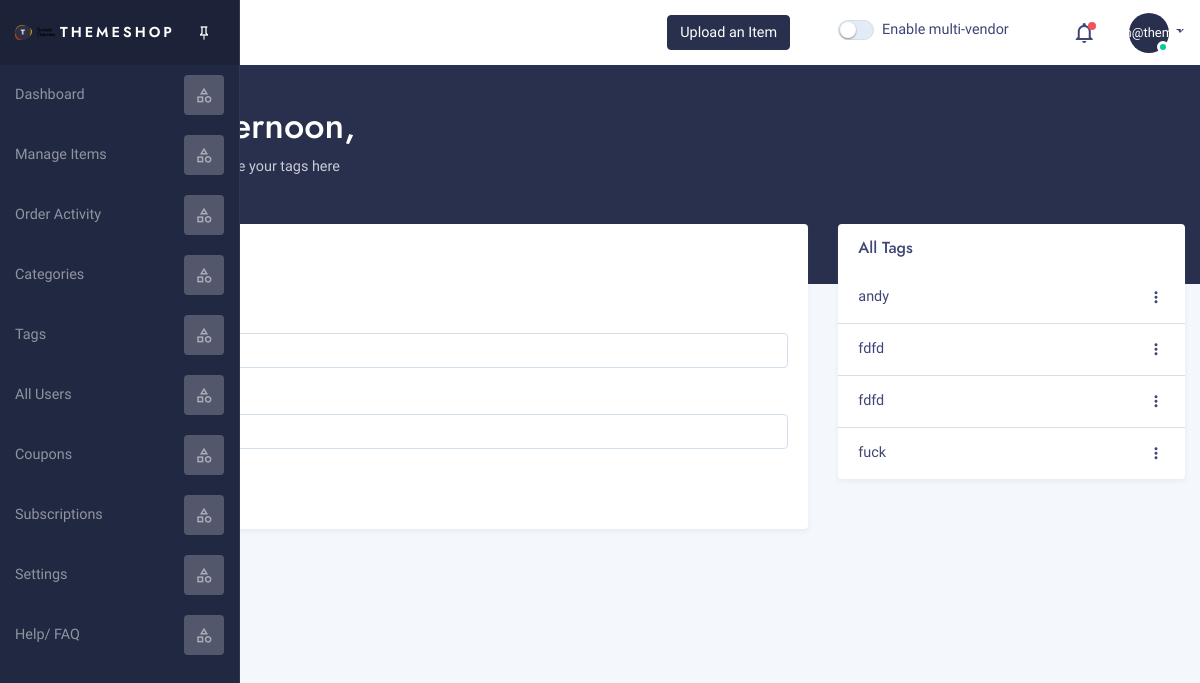
Screenshot of /tags/ (signed in) with the database file from the repository.
### home/models.py (models this page shows, shortened)
class Tag(models.Model):
    tag_name = models.CharField(max_length=100)
    slug = models.CharField(max_length=50)
    dtime = models.TimeField(auto_now=True)

### home/views.py (the view)
# urls.py: path('tags/', views.tags, name='tags'),
def tags(request):
    if request.user.is_superuser:
        tags = Tag.objects.order_by('tag_name')[:10]
        return render(request, 'tags.html', {'tags': tags})
    else:
        return redirect('login')

### templates/tags.html (shortened to what this page needs)
{% extends 'base.html' %}
{% load static %}
    {% block content %}
        <section class="admin-content">
                <div class=" bg-dark m-b-30 bg-stars">
                    <div class="container">
                        <div class="row">
                            <div class="col-md-8 m-auto text-white p-t-40 p-b-90">
                                <h1><span class="js-greeting"></span>, {{ name }} </h1>
                                <p class="opacity-75">
                                    Add, Remove and Update your tags here <br>
                                </p>
                            </div>
                            <div class="col-md-4 m-auto text-white p-t-40 p-b-90">
                            </div>
                        </div>
                    </div>
                </div>
                <div class="container pull-up">
                    <div class="row">
                        <div class="col-lg-8">
                            <div class="card m-b-30">
                                <div class="card-header">
                                    <h5 class="m-b-0">
                                    </h5>
                                    <p class="m-b-0 text-muted">
                                    </p>
                                </div>
                                <div class="card-body ">
                                    <form action="{% url 'home:tags' %}add/" method="post">
                                        <div class="form-row">
                                            <div class="form-group col-md-12">
                                                <label for="inputEmail4">Tag Name</label>
                                                <input type="text" class="form-control" name="tag" required id="inputEmail4" placeholder="Tag">
                                            </div>
                                            <div class="form-group col-md-12">
                                                <label for="inputPassword4">Slug</label>
                                                <input type="text" class="form-control" name="slug" placeholder="-- slug --">
                                            </div>
                                        </div>
                                        <div class="form-group">
                                            <button class="btn btn-primary">Add</button>
                                        </div>
                                    </form>
                                </div>
                            </div>
                        </div>
                        <div class="col-lg-4 m-b-30">
                            <div class="card ">
                                <div class="card-header">
                                    <div class="card-title">All Tags</div>
                                </div>
                                <div class="list-group list-group-flush ">
                                    {% if tags %}
                                        {% for tag in tags %}
                                            <div class="list-group-item d-flex  align-items-center">
                                                <div class="">
                                                    <div>{{ tag.tag_name }}</div>
                                                </div>
                                                <div class="ml-auto">
                                                    <div class="dropdown">
                                                        <a href="#" data-toggle="dropdown" aria-haspopup="true" aria-expanded="false">
                                                            <i class="mdi  mdi-dots-vertical mdi-18px"></i> </a>
                                                    </div>
                                                </div>
                                            </div>
                                        {% endfor %}
                                    {% endif %}
                                </div>
                            </div>
                        </div>
                    </div>
                    <div class="row">
                        <div class="card-body">
                        </div>
                    </div>
                </div>
            </section>
    {% endblock %}

### templates/base.html (shortened to what this page needs)
{% load static %}
<!DOCTYPE html>
<html lang="en">
<head>
        <link rel='stylesheet' href="{% static 'assets/vendor/pace/pace.css' %}"/>
        <link rel='stylesheet' type='text/css' href='{% static "assets/css/bundles/291bbeead57f19651f311362abe809b67adc3fb5.css" %}'/>
        <link rel='stylesheet' type='text/css' href='{% static "assets/css/bundles/28c909f8c5939b3b29991049355ad3050be56f71.css" %}'/>
        <link rel='stylesheet' href='{% static "assets/css/bundles/dcd1663bd4b40ee5b03564aeb0245515dd3277b0.css" %}'/>
        <link rel='stylesheet' href='{% static "assets/fonts/jost/jost.css" %}'/>
        <link rel='stylesheet' type='text/css' href='{% static "assets/fonts/materialdesignicons/materialdesignicons.min.css" %}'/>
        <link rel='stylesheet' type='text/css' href='{% static "assets/css/atmos.min.css" %}'/>
        <link rel='stylesheet' type='text/css' href='{% static "assets/css/bundles/13fc3abb600e389b43865b1fa1697fc8f5ebf063.css" %}'/>
</head>
<body class="">
<aside class="admin-sidebar">
    <div class="admin-sidebar-brand">
        <img class="admin-brand-logo" src="{% static 'assets/img/logo.png' %}" width="40" alt="atmos Logo">
        <span class="admin-brand-content font-secondary"><a href='index.html'>  themeshop</a></span>
        <div class="ml-auto">
            <a href="#" class="admin-pin-sidebar btn-ghost btn btn-rounded-circle"></a>
        </div>
    </div>
    <div class="admin-sidebar-wrapper js-scrollbar">
        <ul class="menu">
            <li class="menu-item ">
                <a href="{% url 'home:dashboard' %}" class="menu-link">
                    <span class="menu-label">
                        <span class="menu-name">Dashboard</span>
                    </span>
                    <span class="menu-icon">
                        <i class="icon-placeholder mdi mdi-shape-outline "></i>
                    </span>
                </a>
            </li>
            <li class="menu-item ">
                <a href="{% url 'home:manage_items' %}" class="menu-link">
                    <span class="menu-label">
                        <span class="menu-name">Manage Items</span>
                    </span>
                    <span class="menu-icon">
                        <i class="icon-placeholder mdi mdi-shape-outline "></i>
                    </span>
                </a>
            </li>
            <li class="menu-item ">
                <a href="{% url 'home:order_activity' %}" class="menu-link">
                    <span class="menu-label">
                        <span class="menu-name">Order Activity</span>
                    </span>
                    <span class="menu-icon">
                        <i class="icon-placeholder mdi mdi-shape-outline "></i>
                    </span>
                </a>
            </li>
            {% if request.user.is_superuser %}
            <li class="menu-item">
                <a href="{% url 'home:categories' %}" aria-disabled="true" class="menu-link">
                    <span class="menu-label">
                        <span class="menu-name">Categories</span>
                    </span>
                    <span class="menu-icon">
                        <i class="icon-placeholder mdi mdi-shape-outline "></i>
                    </span>
                </a>
            </li>
            <li class="menu-item">
                <a href="{% url 'home:tags' %}" aria-disabled="true" class="menu-link">
                    <span class="menu-label">
                        <span class="menu-name">Tags</span>
                    </span>
                    <span class="menu-icon">
                        <i class="icon-placeholder mdi mdi-shape-outline "></i>
                    </span>
                </a>
            </li>
            {% endif %}
            <li class="menu-item">
                <a href="{% url 'home:all-users' %}" aria-disabled="true" class="menu-link">
                    <span class="menu-label">
                        <span class="menu-name">All Users</span>
                    </span>
                    <span class="menu-icon">
                        <i class="icon-placeholder mdi mdi-shape-outline "></i>
                    </span>
                </a>
            </li>
            <li class="menu-item">
                <a href="" aria-disabled="true" class="menu-link">
                    <span class="menu-label">
                        <span class="menu-name">Coupons</span>
                    </span>
                    <span class="menu-icon">
                        <i class="icon-placeholder mdi mdi-shape-outline "></i>
                    </span>
                </a>
            </li>
            <li class="menu-item">
                <a href="" aria-disabled="true" class="menu-link">
                    <span class="menu-label">
                        <span class="menu-name">Subscriptions</span>
                    </span>
                    <span class="menu-icon">
                        <i class="icon-placeholder mdi mdi-shape-outline "></i>
                    </span>
                </a>
            </li>
            <li class="menu-item ">
                <a href="#" class="menu-link">
                    <span class="menu-label">
                        <span class="menu-name">Settings</span>
                    </span>
                    <span class="menu-icon">
                        <i class="icon-placeholder mdi mdi-shape-outline "></i>
                    </span>
                </a>
            </li>
            <li class="menu-item ">
                <a href="#" class="menu-link">
                    <span class="menu-label">
                        <span class="menu-name">Help/ FAQ</span>
                    </span>
                    <span class="menu-icon">
                        <i class="icon-placeholder mdi mdi-shape-outline "></i>
                    </span>
                </a>
            </li>
        </ul>
    </div>
</aside>
<main class="admin-main">
<header class="admin-header">
    <nav class=" ml-auto">
        <ul class="nav align-items-center">
            <li class="nav-item">
                <a href="{% url 'home:product_upload1' %}" class="btn btn-dark">Upload an Item</a>
            </li>
            {% if request.user.is_superuser %}
                <li class="nav-item">
                    <div class="mx-5">
                        <label class="cstm-switch">
                            <span class="cstm-switch-indicator "></span>
                            <span class="cstm-switch-description">Enable multi-vendor </span>
                        </label>
                    </div>
                </li>
            {% endif %}
            <li class="nav-item">
                <div class="dropdown">
                    <a href="#" class="nav-link" data-toggle="dropdown" aria-haspopup="true" aria-expanded="false"> <i class="mdi mdi-24px mdi-bell-outline"></i>
                        <span class="notification-counter"></span>
                    </a>
                </div>
            </li>
            <li class="nav-item dropdown ">
                <a class="nav-link dropdown-toggle" href="#"   role="button" data-toggle="dropdown"
                   aria-haspopup="true" aria-expanded="false">
                    <div class="avatar avatar-sm avatar-online">
                        <span class="avatar-title rounded-circle bg-dark">{{user}}</span>
                    </div>
                </a>
            </li>
        </ul>
    </nav>
</header>
    {% block content %}
    {% endblock %}
</main>
</body>
</html>

### home/static/assets/css/bundles/291bbeead57f19651f311362abe809b67adc3fb5.css (style rules this page uses)
.scroll-wrapper>.scroll-content { border:none!important;box-sizing:content-box!important;height:auto;left:0;margin:0;max-height:none;max-width:none!important;overflow:scroll!important;padding:0;position:relative!important;top:0;width:auto!important }
.scroll-wrapper>.scroll-content { box-sizing:inherit!important }

### rows the page displays
Tag: tag_name "andy"
Tag: tag_name "fdfd"
Tag: tag_name "fdfd"
Tag: tag_name "fuck"
